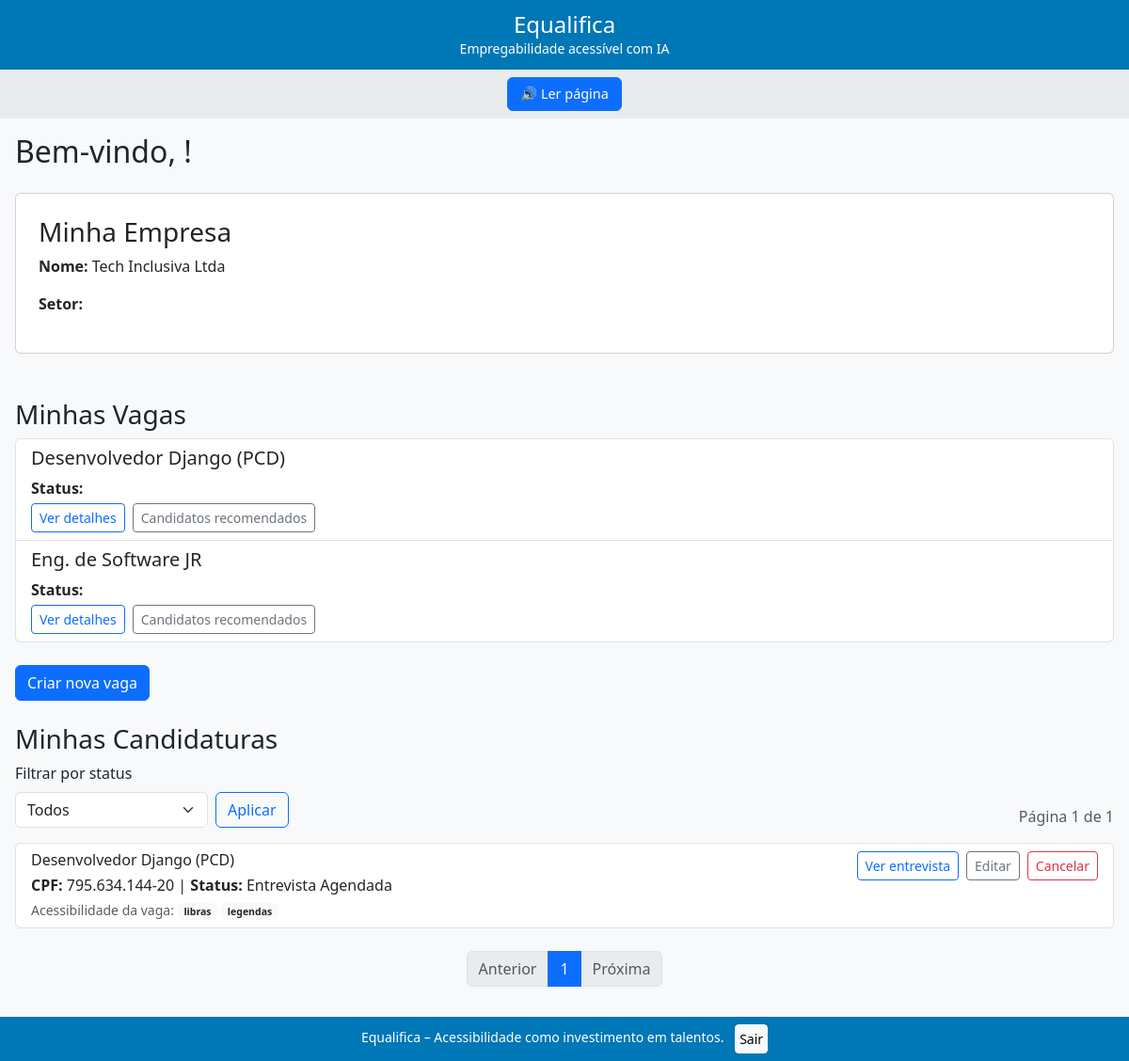
Before: /recruiter/dashboard/ (signed in) with the older database file.
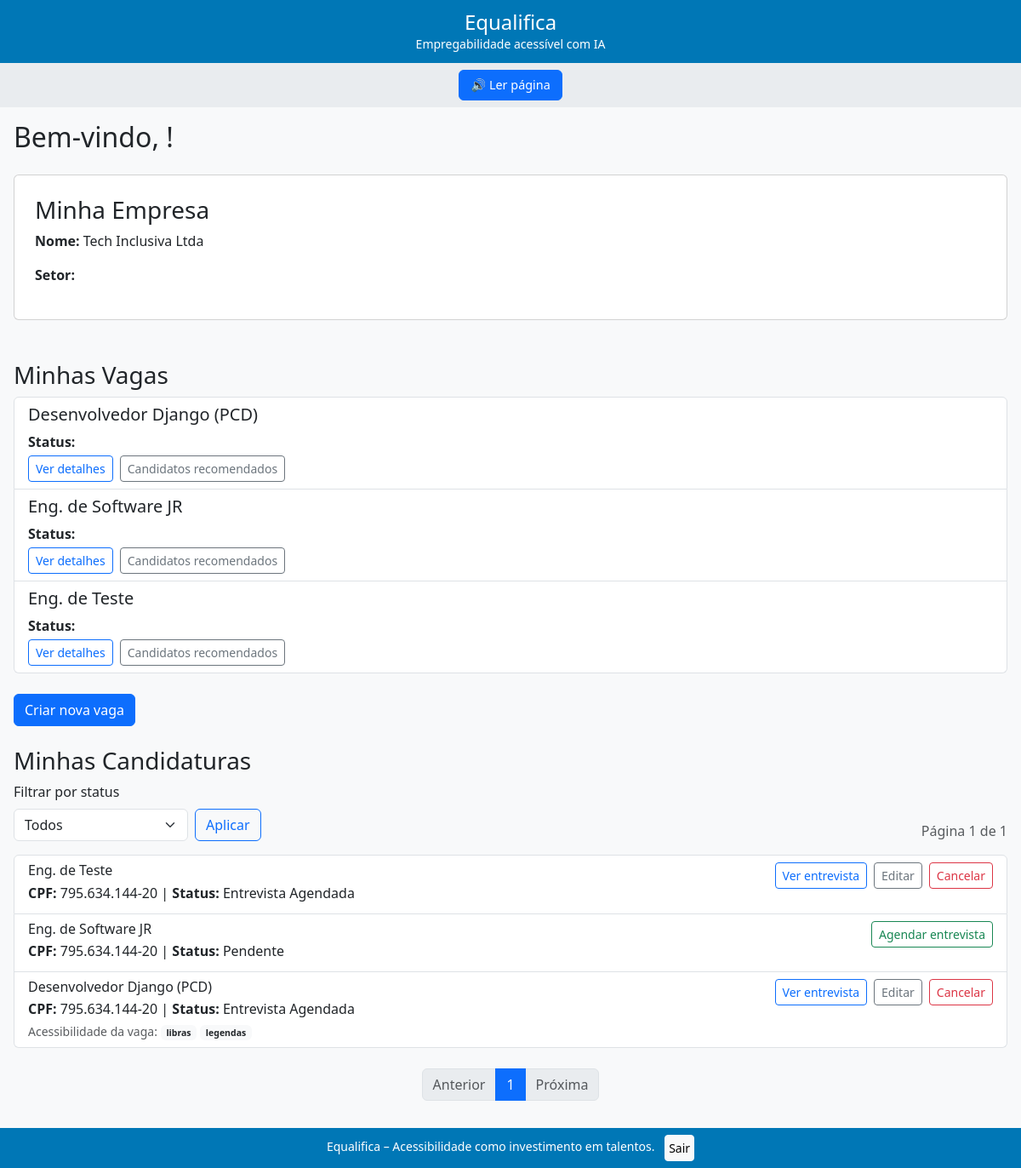
After: the same page with the newer database file.
### companies/models.py (models this page shows, shortened)
class Empresa(BaseModel):
    nome = models.CharField(max_length=255, verbose_name="Razão Social")
    cnpj = models.CharField(
        max_length=18,
        unique=True,
        validators=[validate_cnpj],
        verbose_name="CNPJ",
        help_text="Formato: XX.XXX.XXX/0001-XX ou XXXXXXXXX0001XX"
    )
    endereco = models.TextField(blank=True, verbose_name="Endereço")
    class Meta:
        verbose_name = "Empresa"
        verbose_name_plural = "Empresas"

### recruitment/models.py (models this page shows, shortened)
class Vaga(BaseModel):
    titulo = models.CharField(max_length=200)
    descricao = models.TextField()
    requisitos = models.TextField(blank=True, help_text="Resumo dos principais requisitos")
    acessibilidade = models.JSONField(
        blank=True,
        help_text="Ex: {'libras': true, 'legendas': true, 'descricao_alt': true}"
    )
    cnpj_empresa = models.CharField(max_length=18)  # preenchido automaticamente
    hard_skills_vetor = models.JSONField(default=list)
    soft_skills_vetor = models.JSONField(default=list)
    acessibilidade_vetor = models.JSONField(default=list)
    experiencia_minima = models.IntegerField(default=0)
    class Meta:
        verbose_name = "Vaga"
        verbose_name_plural = "Vagas"

class Candidatura(BaseModel):
    STATUS_CHOICES = [
        ('pendente', 'Pendente'),
        ('entrevista', 'Entrevista Agendada'),
        ('rejeitado', 'Rejeitado'),
        ('contratado', 'Contratado'),
    ]
    vaga = models.ForeignKey(Vaga, on_delete=models.CASCADE, related_name='candidaturas')
    cpf_pcd = models.CharField(max_length=14)      # preenchido automaticamente
    cnpj_empresa = models.CharField(max_length=18)  # copiado da vaga
    status = models.CharField(max_length=20, choices=STATUS_CHOICES, default='pendente')
    class Meta:
        verbose_name = "Candidatura"
        verbose_name_plural = "Candidaturas"
        unique_together = ('vaga', 'cpf_pcd')  # evita candidaturas duplicadas

### companies/views.py (the view)
# urls.py: path('dashboard/', views.RecruiterDashboardView.as_view(), name='recruiter_dashboard'),
class RecruiterDashboardView(LoginRequiredMixin, TemplateView):
    template_name = 'recruiter/dashboard.html'
    def get_context_data(self, **kwargs):
        context = super().get_context_data(**kwargs)
        user = self.request.user
        if user.user_type != 'recruiter':
            return context
        cnpj_empresa = user.recruiter_profile.empresa.cnpj
        vagas = Vaga.objects.filter(cnpj_empresa=cnpj_empresa)
        status = self.request.GET.get('status')
        candidaturas_qs = Candidatura.objects.filter(
            cnpj_empresa=cnpj_empresa
        ).select_related('vaga')
        if status in dict(Candidatura.STATUS_CHOICES):
            candidaturas_qs = candidaturas_qs.filter(status=status)
        from django.core.paginator import Paginator
        paginator = Paginator(candidaturas_qs.order_by('-created_at'), 10)
        page_number = self.request.GET.get('page')
        candidaturas_page = paginator.get_page(page_number)
        context.update({
            'vagas': vagas,
            'candidaturas': candidaturas_page,
            'empresa': user.recruiter_profile.empresa,
            'filtro_status': status or '',
            'page_obj': candidaturas_page,
        })
        return context

### templates/recruiter/dashboard.html (shortened to what this page needs)
{% extends 'base.html' %}
{% block content %}
<h2 class="mb-4">Bem-vindo, {{ user.first_name }}!</h2>
<div class="card p-4 mb-4">
  <h3>Minha Empresa</h3>
  {% if empresa %}
    <p><strong>Nome:</strong> {{ empresa.nome }}</p>
    <p><strong>Setor:</strong> {{ empresa.get_setor_display }}</p>
  {% else %}
    <div class="alert alert-warning">Você ainda não cadastrou sua empresa.</div>
  {% endif %}
</div>
<h3 class="mt-4">Minhas Vagas</h3>
{% if vagas %}
  <div class="list-group mb-4">
    {% for vaga in vagas %}
    <div class="list-group-item">
      <h5>{{ vaga.titulo }}</h5>
      <p class="mb-1"><strong>Status:</strong> {{ vaga.get_status_display }}</p>
      <div class="d-flex gap-2">
        <a href="{% url 'vaga_detail' vaga.id %}" class="btn btn-outline-primary btn-sm">Ver detalhes</a>
        <a href="{% url 'candidatos_recomendados' vaga.id %}" class="btn btn-outline-secondary btn-sm">Candidatos recomendados</a>
      </div>
    </div>
    {% endfor %}
  </div>
{% else %}
  <p class="text-muted">Você ainda não publicou nenhuma vaga.</p>
{% endif %}
<div class="d-flex gap-2">
  <a href="{% url 'vaga_create' %}" class="btn btn-primary">Criar nova vaga</a>
</div>
<h3 class="mt-4">Minhas Candidaturas</h3>
<form method="get" class="mb-3 d-flex align-items-end gap-2">
  <div>
    <label for="id_status" class="form-label">Filtrar por status</label>
    <select id="id_status" name="status" class="form-select" style="max-width:240px;">
      <option value="" {% if not filtro_status %}selected{% endif %}>Todos</option>
    </select>
  </div>
  <button type="submit" class="btn btn-outline-primary">Aplicar</button>
  <div class="ms-auto text-muted">Página {{ page_obj.number }} de {{ page_obj.paginator.num_pages }}</div>
</form>
{% if candidaturas %}
  <div class="list-group mb-4">
    {% for cand in candidaturas %}
    <div class="list-group-item">
      <div class="d-flex justify-content-between align-items-start">
        <div>
          <h6 class="mb-1">{{ cand.vaga.titulo }}</h6>
          <p class="mb-1"><strong>CPF:</strong> {{ cand.cpf_pcd }} | <strong>Status:</strong> {{ cand.get_status_display }}</p>
          {% if cand.vaga.acessibilidade %}
            <div class="small text-muted">Acessibilidade da vaga:
              {% for k, v in cand.vaga.acessibilidade.items %}
                {% if v %}<span class="badge bg-light text-dark">{{ k }}</span>{% endif %}
              {% endfor %}
            </div>
          {% endif %}
        </div>
        <div class="d-flex gap-2">
          {% if cand.entrevista %}
            <a href="{% url 'entrevista' cand.entrevista.id %}" class="btn btn-outline-primary btn-sm">Ver entrevista</a>
            <a href="{% url 'edit_interview' cand.entrevista.id %}" class="btn btn-outline-secondary btn-sm">Editar</a>
            <form method="post" action="{% url 'cancel_interview' cand.entrevista.id %}" onsubmit="return confirm('Cancelar a entrevista?');">
              <button type="submit" class="btn btn-outline-danger btn-sm">Cancelar</button>
            </form>
          {% else %}
            <a href="{% url 'schedule_interview' cand.id %}" class="btn btn-outline-success btn-sm">Agendar entrevista</a>
          {% endif %}
        </div>
      </div>
    </div>
    {% endfor %}
  </div>
  <nav aria-label="Paginação de candidaturas" class="d-flex justify-content-center">
    <ul class="pagination">
      {% if page_obj.has_previous %}
        <li class="page-item"><a class="page-link" href="?{% if filtro_status %}status={{ filtro_status }}&{% endif %}page={{ page_obj.previous_page_number }}">Anterior</a></li>
      {% else %}
        <li class="page-item disabled"><span class="page-link">Anterior</span></li>
      {% endif %}
      <li class="page-item active"><span class="page-link">{{ page_obj.number }}</span></li>
      {% if page_obj.has_next %}
        <li class="page-item"><a class="page-link" href="?{% if filtro_status %}status={{ filtro_status }}&{% endif %}page={{ page_obj.next_page_number }}">Próxima</a></li>
      {% else %}
        <li class="page-item disabled"><span class="page-link">Próxima</span></li>
      {% endif %}
    </ul>
  </nav>
{% else %}
  <p class="text-muted">Nenhuma candidatura recebida ainda.</p>
{% endif %}
{% endblock %}

### templates/base.html (shortened to what this page needs)
<!DOCTYPE html>
<html lang="pt-BR">
<head>
  <link href="https://cdn.jsdelivr.net/npm/bootstrap@5.3.0/dist/css/bootstrap.min.css" rel="stylesheet">
</head>
<body>
  <div class="layout-container">
    <header>
      <div class="container">
        <h1>Equalifica</h1>
        <p class="mb-0 small">Empregabilidade acessível com IA</p>
      </div>
    </header>
    <div class="tts-bar">
      <button class="btn btn-primary btn-access" onclick="lerTexto()">🔊 Ler página</button>
    </div>
    <main>
      {% block content %}
      {% endblock %}
    </main>
    <footer>
      <div class="container">
        Equalifica – Acessibilidade como investimento em talentos.
        {% if user.is_authenticated %}
          <form method="post" action="{% url 'logout' %}" class="d-inline ms-2">
            <button type="submit" class="btn btn-sm btn-light p-1">Sair</button>
          </form>
        {% endif %}
      </div>
    </footer>
  </div>
</body>
</html>

### templates/base.html (style rules this page uses)
body { background: #f8f9fa; font-family: 'Segoe UI', Arial, sans-serif; margin: 0; padding: 0; overflow-x: hidden; }
header { background: #0077b6; color: white; padding: 0.75rem 0; text-align: center; flex-shrink: 0; }
header h1 { font-size: 1.5rem; margin: 0; }
.tts-bar { background: #e9ecef; padding: 0.5rem 0; text-align: center; flex-shrink: 0; }
main { flex: 1; overflow-y: auto; padding: 1rem; display: flex; flex-direction: column; }
footer { background: #0077b6; color: white; text-align: center; padding: 0.5rem 0; font-size: 0.875rem; flex-shrink: 0; }
.layout-container { min-height: 100dvh; display: flex; flex-direction: column; max-width: 100%; }
.btn-access { font-size: 0.9rem; padding: 0.4rem 0.8rem; }

Changed rows visible on the page:
added Vaga: titulo "Eng. de Teste"
added Candidatura: vaga.titulo "Eng. de Teste", cpf_pcd "795.634.144-20", status "Entrevista Agendada", shows "Ver entrevista"
added Candidatura: vaga.titulo "Eng. de Software JR", cpf_pcd "795.634.144-20", status "Pendente", shows "Agendar entrevista"
